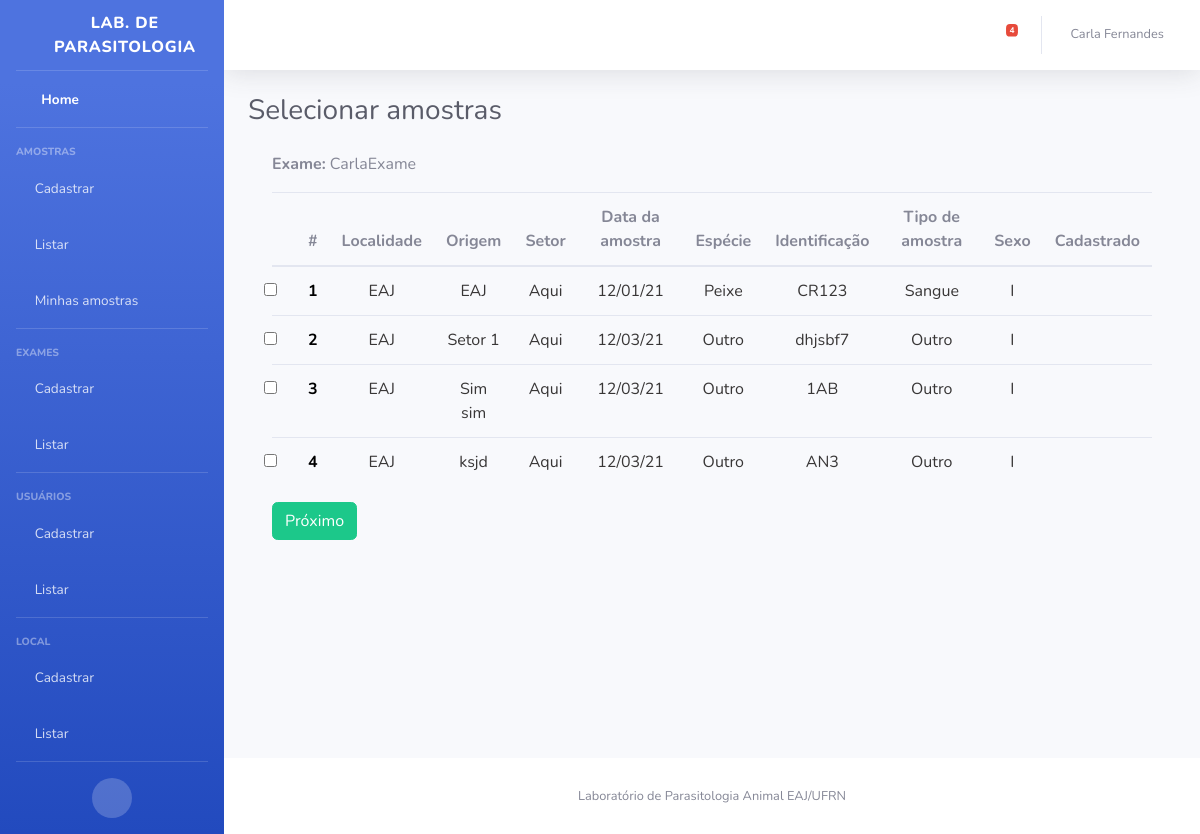
The page /exame/cadastrar_multiplos_resultados/0/12 (signed in) on the database as committed earlier.
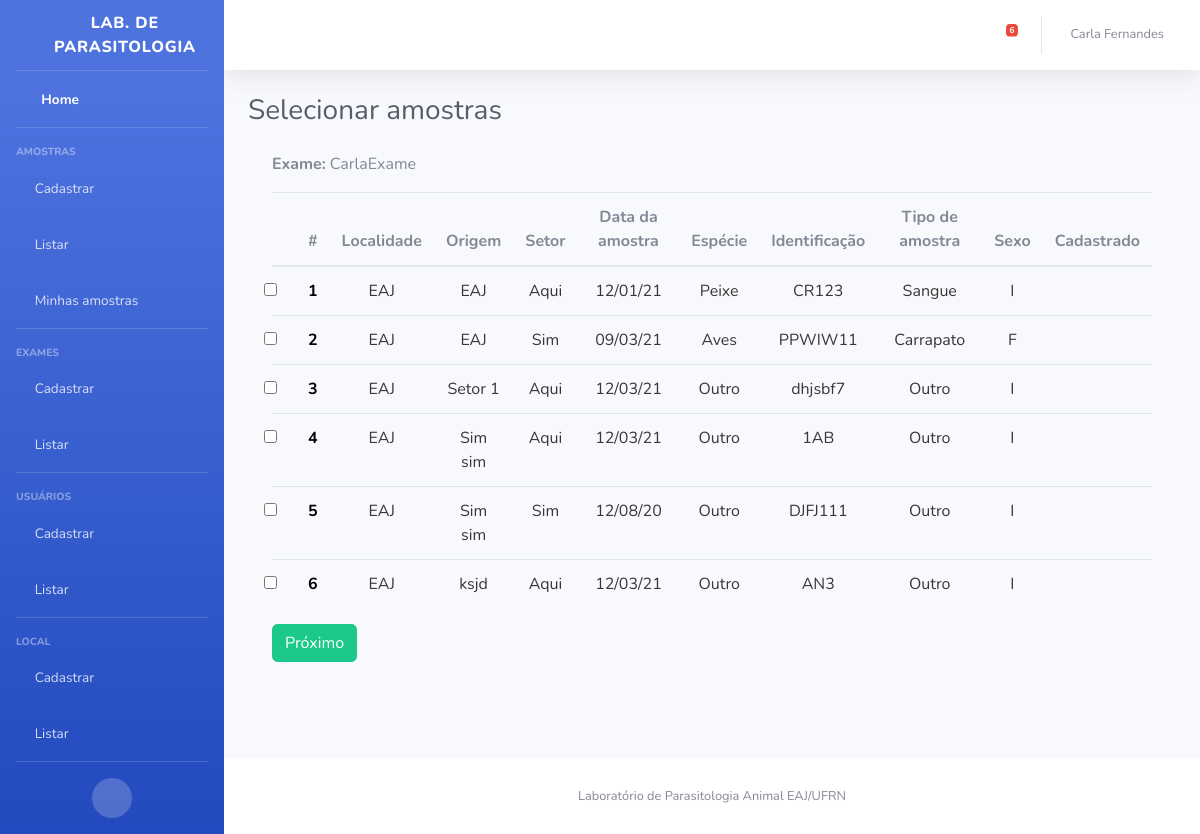
The same page on the database as committed later.
### Amostra/models.py (models this page shows, shortened)
class Amostra(models.Model):
    identificacao = models.CharField(max_length=10)
    origem = models.CharField(max_length=200)
    responsavel = models.ForeignKey(User, on_delete=models.CASCADE, null = True, related_name='amostras')
    localidade = models.ForeignKey(Local, on_delete=models.CASCADE, null = True, related_name='local')
    setor = models.CharField(max_length=200)
    data_coleta = models.DateField(default=date.today)
    tipo_amostra = models.CharField(max_length=2, choices=TIPOS_AMOSTRA, default='OU')
    especie_animal = models.CharField(max_length=2, choices=ESPECIES_ANIMAIS,default='OU')
    sexo_animal = models.CharField(max_length=1, choices=SEXO, default='I')
    status = models.BooleanField(default=True)
    exames = models.ManyToManyField(Exame, through='RealizacaoExame')
    created_at = models.DateField(default=date.today, null=True, blank=True)
    class Meta:
        ordering = ['-data_coleta','origem','localidade','setor','especie_animal','identificacao','tipo_amostra']

### Local/models.py (models this page shows)
class Local(models.Model):
    nome = models.CharField(max_length=200)
    def __str__(self):
        return self.nome

### Exame/views.py (the view)
# urls.py: path('cadastrar_multiplos_resultados/<int:fase>/<int:pk>', views.cadastrar_multiplos_resultados, name='cadastrar_multiplos_resultados'),
@login_required
def cadastrar_multiplos_resultados(request, fase, pk):
    exame = Exame.objects.filter(pk=pk)[0]
    if request.method == 'POST':
        if fase==0:
            id_amostras_selecionadas = request.POST.getlist('amostras')
            amostras_selecionadas = []
            for amostra_id in id_amostras_selecionadas:
                amostras_selecionadas.append(Amostra.objects.filter(id=int(amostra_id))[0])
            resultados_exame = ResultadoExame.objects.filter(exame=exame)
            return render(request, 'Exame/cadastrar_multiplos_resultados.html',
                {'amostras_selecionadas': amostras_selecionadas, 'exame': exame,
                'resultados_exame': resultados_exame, 'data_atual': date.today()})
        else:
            resultados_numericos = request.POST.getlist('resultados_num')
            resultados_textuais = request.POST.getlist('resultados_tex')
            id_amostras = request.POST.getlist('id_amostra')
            for index, id_amostra in enumerate(id_amostras):
                amostra = Amostra.objects.filter(id=id_amostra)[0]
                if (exame.tipo_resultado=="NUM"):
                    realizacao_exame = RealizacaoExame(exame=exame, amostra=amostra,
                                                        resultado_numerico=int(resultados_numericos[index]),
                                                        data=request.POST.get('date'))
                    realizacao_exame.save()
                else:
                    realizacao_exame = RealizacaoExame(exame=exame, amostra=amostra,
                                                        resultado_textual=resultados_textuais[index],
                                                        data=request.POST.get('date'))
                    realizacao_exame.save()
            return redirect('amostra:listar')
    else:
        if fase==0:
            lista_amostras = Amostra.objects.filter(status=True).order_by('localidade', 'origem', 'setor')
            return render(request, 'Exame/selecionar_amostras.html', {'lista_amostras': lista_amostras, 'exame': exame})
        else:
            pass

### Amostra/context_processors.py (called while the page is built)
def amostras_pendentes(request):
    if (request.user.is_authenticated):
        amostras = Amostra.objects.filter(
            responsavel=request.user, status=True,
            data_coleta__lte = date.today()- timedelta(days=10))
    else:
        amostras = Amostra.objects.filter(
            status=True,
            data_coleta__lte = date.today()- timedelta(days=10))
    return {
        'amostras_pendentes_count': amostras.count(),
        'amostras_pendentes': amostras.order_by('data_coleta')
    }

### templates/Exame/selecionar_amostras.html (shortened to what this page needs)
{% extends "base.html" %}
{% load bootstrap4 %}
{% block titulo %}
Selecionar amostras
{% endblock %}
{% block content %}
    <div class="container">
        <p><strong>Exame:</strong> {{ exame.nome }}</p>
        <form method="POST">
            <table id="amostraDT" class="table" cellspacing="0" width="100%">
            <thead >
                <th></th>
                <th scope="col">#</th>
                <th><center>Localidade</center></th>
                <th><center>Origem</center></th>
                <th><center>Setor</center></th>
                <th><center>Data da amostra</center></th>
                <th><center>Espécie</center></th>
                <th><center>Identificação</center></th>
                <th><center>Tipo de amostra</center></th>
                <th><center>Sexo</center></th>
                <th><center>Cadastrado</center></th>
            </thead>
              <tbody>
            {% for amostra in lista_amostras %}
                {% if amostra.created_at <= dez and amostra.created_at > quinze %}
                    <tr class="table-warning">
                {% elif amostra.created_at <= quinze %}
                    <tr class="table-danger">
                {% else %}
                    <tr>
                {% endif %}
                        <th><input class="form-check-input" type="checkbox" name="amostras" value="{{amostra.id}}" id="option{{amostra.id}}"></th>
                        <th scope="row"><font color="black"> <center>{{ forloop.counter }}</center></font></th>
                        <td><font color=#383636><center>{{ amostra.localidade }}</center></font></td>
                        <td><font color=#383636><center>{{ amostra.origem }}</center></font></td>
                        <td><font color=#383636><center>{{ amostra.setor }}</center></font></td>
                        <td><font color=#383636><center>{{ amostra.data_coleta|date:"d/m/y" }}</center></font></td>
                        <td><font color=#383636><center>{{ amostra.get_especie_animal_display }}</center></font></td>
                        <td><font color=#383636><center>{{ amostra.identificacao }}</center></font></td>
                        <td><font color=#383636><center>{{ amostra.get_tipo_amostra_display }}</center></font></td>
                        <td><font color=#383636><center>{{ amostra.sexo_animal }}</center></font></td>
                        <td><font color=#383636>
                            <center>
                                {% if exame in amostra.exames.all %}
                                    <i class="fas fa-check" style="color:green"></i>
                                {% else %}
                                    <i class="fas fa-times" style="color:red"></i>
                                {% endif %}
                            </center>
                            </font>
                        </td>
                    </tr>
            {% endfor %}
            </tbody>
          </table>
          <input type="submit" class="btn btn-success" value="Próximo">
        </form>
    </div>
{% endblock %}

### templates/base.html (shortened to what the changed rows need)
<!DOCTYPE html>
<html lang="en">
{% load static %}
<head>
  <link href="{% static 'vendor/fontawesome-free/css/all.min.css' %}" rel="stylesheet" type="text/css">
  <link rel="stylesheet" type="text/css" href="{% static 'css/sb-admin-2.css' %}" />
</head>
<body id="page-top">
  <div id="wrapper">
     {% if user.is_authenticated %}
    <ul class="navbar-nav bg-gradient-primary sidebar sidebar-dark accordion" id="accordionSidebar">
      <a class="sidebar-brand d-flex align-items-center justify-content-center" href="{% url 'home:home' %}">
        <div class="sidebar-brand-icon rotate-n-15">
          <i class="fas fa-microscope"></i>
        </div>
        <div class="sidebar-brand-text mx-3">Lab. de Parasitologia</div>
      </a>
      <hr class="sidebar-divider my-0">
      <li class="nav-item active">
        <a class="nav-link" href="{% url 'amostra:home' %}">
          <i class="fas fa-fw fa-tachometer-alt"></i>
          <span>Home</span></a>
      </li>
      <hr class="sidebar-divider">
      <div class="sidebar-heading">
        Amostras
      </div>
      <li class="nav-item">
        <a class="nav-link collapsed" href="{% url 'amostra:adicionar' %}">
          <i class="fas fa-plus"></i>
          <span>Cadastrar</span>
        </a>
      </li>
      <li class="nav-item">
        <a class="nav-link collapsed" href="{% url 'amostra:listar' %}">
          <i class="fas fa-vials"></i>
          <span>Listar</span>
        </a>
      </li>
      <li class="nav-item">
        <a class="nav-link collapsed" href="{% url 'amostra:listarAmostraUser' pk=user.pk %}">
          <i class="fas fa-vial"></i>
          <span>Minhas amostras</span>
        </a>
      </li>
      <hr class="sidebar-divider">
      <div class="sidebar-heading">
        Exames
      </div>
      {% if user.is_superuser %}
      <li class="nav-item">
        <a class="nav-link collapsed" href="{% url 'exame:cadastrar' %}">
          <i class="fas fa-plus"></i>
          <span>Cadastrar</span>
        </a>
      </li>
      <li class="nav-item">
        <a class="nav-link collapsed" href="{% url 'exame:ListarExame' %}">
          <i class="fas fa-clipboard-list"></i>
          <span>Listar</span>
        </a>
      </li>
       <hr class="sidebar-divider">
       <div class="sidebar-heading">
        Usuários
      </div>
      <li class="nav-item">
        <a class="nav-link collapsed" href="{% url 'usuario:cadastrar' %}">
          <i class="fas fa-plus"></i>
          <span>Cadastrar</span>
        </a>
      </li>
      <li class="nav-item">
        <a class="nav-link collapsed" href="{% url 'usuario:listar' %}">
          <i class="fas fa-users"></i>
          <span>Listar</span>
        </a>
      </li>
       <hr class="sidebar-divider">
      <div class="sidebar-heading">
        Local
      </div>
      <li class="nav-item">
        <a class="nav-link collapsed" href="{% url 'local:cadastrarLocal' %}">
          <i class="fas fa-plus"></i>
          <span>Cadastrar</span>
        </a>
      </li>
      <li class="nav-item">
        <a class="nav-link collapsed" href="{% url 'local:listarLocal' %}">
          <i class="fa fa-clipboard-list"></i>
          <span>Listar</span>
        </a>
      </li>
      {% endif %}
      <hr class="sidebar-divider d-none d-md-block">
      <div class="text-center d-none d-md-inline">
        <button class="rounded-circle border-0" id="sidebarToggle"></button>
      </div>
    </ul>
    <div id="content-wrapper" class="d-flex flex-column">
      <div id="content">
        <nav class="navbar navbar-expand navbar-light bg-white topbar mb-4 static-top shadow">
          <ul class="navbar-nav ml-auto">
            <li class="nav-item dropdown no-arrow mx-1">
              <a class="nav-link dropdown-toggle" href="#" id="alertsDropdown" role="button" data-toggle="dropdown" aria-haspopup="true" aria-expanded="false">
                <i class="fas fa-bell fa-fw"></i>
                <span class="badge badge-danger badge-counter">{{ amostras_pendentes_count }}</span>
              </a>
            </li>
            <li class="nav-item dropdown no-arrow">
              <a class="nav-link dropdown-toggle" href="#" id="userDropdown" role="button" data-toggle="dropdown" aria-haspopup="true" aria-expanded="false">
                <span class="mr-2 d-none d-lg-inline text-gray-600 small">{{user.first_name}} {{user.last_name}}</span>
              </a>
            </li>
          </ul>
        </nav>
        {% endif %}
        <div class="container-fluid">
          <div class="d-sm-flex align-items-center justify-content-between mb-4">
            <h1 class="h3 mb-0 text-gray-800">
              {% block titulo %}
              {% endblock %}
            </h1>
          </div>
          {% block content %}{% endblock %}
        </div>
      </div>
    </div>
  </div>
</body>
</html>

Rows that differ between the two databases and show on the page:
added Amostra: localidade "EAJ", origem "EAJ", setor "Sim", data_coleta "09/03/21", especie_animal "Aves", identificacao "PPWIW11", tipo_amostra "Carrapato", sexo_animal "F"
added Amostra: localidade "EAJ", origem "Sim sim", setor "Sim", data_coleta "12/08/20", especie_animal "Outro", identificacao "DJFJ111", tipo_amostra "Outro", sexo_animal "I"
Other text that changed with them:
{{ amostras_pendentes_count }}: "4" → "6"
